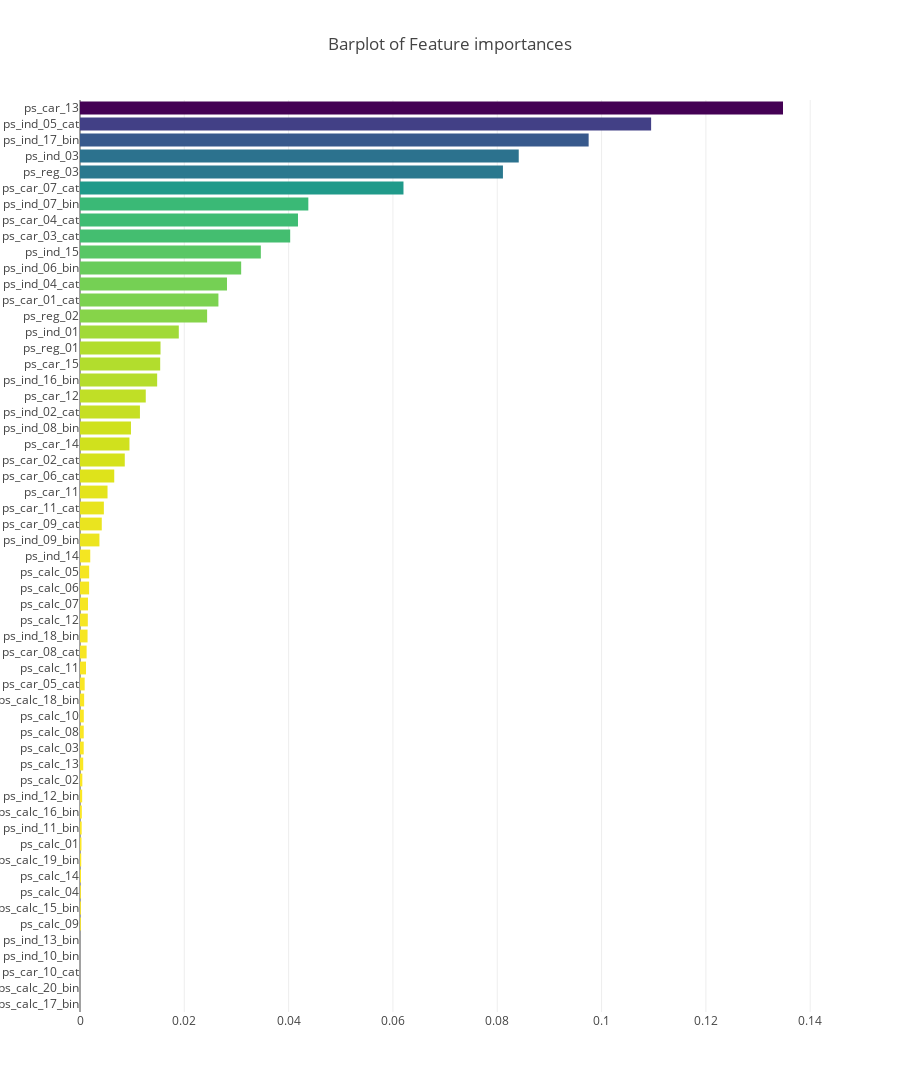

The notebook cell this image was saved under:
### Code cell
x, y = (list(x) for x in zip(*sorted(zip(gb.feature_importances_, features), 
                                                            reverse  =  False)))
trace2 = go.Bar(
    x = x ,
    y = y,
    marker = dict(
        color = x,
        colorscale = 'Viridis',
        reversescale = True
    ),
    name = 'Gradient Boosting Classifer Feature importance',
    orientation = 'h',
)

layout = dict(
    title = 'Barplot of Feature importances',
     width = 900, height = 2000,
    yaxis = dict(
        showgrid = False,
        showline = False,
        showticklabels = True,
    ))

fig1 = go.Figure(data = [trace2])
fig1['layout'].update(layout)
py.iplot(fig1, filename = 'plots')

### Figure 1 — Plotly figure (JSON) as saved in the notebook; plotly's stock layout.template omitted (floating-point values rounded to 4 significant figures)
{"data": [{"marker": {"color": [0, 0, 0, 0, 0, 0.0001617, 0.000162, 0.0001654, 0.0001913, 0.0002346, 0.000286, 0.0003235, 0.0003524, 0.0004158, 0.0004461, 0.0006197, 0.0007148, 0.0007188, 0.0007279, 0.0007964, 0.0008965, 0.00115, 0.001271, 0.00145, 0.0015, 0.001539, 0.001749, 0.00176, 0.001965, 0.003726, 0.004174, 0.004577, 0.005278, 0.006565, 0.008584, 0.009484, 0.009773, 0.01149, 0.01261, 0.01479, 0.01537, 0.01544, 0.01894, 0.02437, 0.02654, 0.02818, 0.0309, 0.03467, 0.0403, 0.0418, 0.04378, 0.06202, 0.08109, 0.08412, 0.09752, 0.1095, 0.1348], "colorscale": "Viridis", "reversescale": true}, "name": "Gradient Boosting Classifer Feature importance", "orientation": "h", "type": "bar", "uid": "347c8ab3-481d-4c6f-8f50-b9cce92ef3a6", "x": [0, 0, 0, 0, 0, 0.0001617, 0.000162, 0.0001654, 0.0001913, 0.0002346, 0.000286, 0.0003235, 0.0003524, 0.0004158, 0.0004461, 0.0006197, 0.0007148, 0.0007188, 0.0007279, 0.0007964, 0.0008965, 0.00115, 0.001271, 0.00145, 0.0015, 0.001539, 0.001749, 0.00176, 0.001965, 0.003726, 0.004174, 0.004577, 0.005278, 0.006565, 0.008584, 0.009484, 0.009773, 0.01149, 0.01261, 0.01479, 0.01537, 0.01544, 0.01894, 0.02437, 0.02654, 0.02818, 0.0309, 0.03467, 0.0403, 0.0418, 0.04378, 0.06202, 0.08109, 0.08412, 0.09752, 0.1095, 0.1348], "y": ["ps_calc_17_bin", "ps_calc_20_bin", "ps_car_10_cat", "ps_ind_10_bin", "ps_ind_13_bin", "ps_calc_09", "ps_calc_15_bin", "ps_calc_04", "ps_calc_14", "ps_calc_19_bin", "ps_calc_01", "ps_ind_11_bin", "ps_calc_16_bin", "ps_ind_12_bin", "ps_calc_02", "ps_calc_13", "ps_calc_03", "ps_calc_08", "ps_calc_10", "ps_calc_18_bin", "ps_car_05_cat", "ps_calc_11", "ps_car_08_cat", "ps_ind_18_bin", "ps_calc_12", "ps_calc_07", "ps_calc_06", "ps_calc_05", "ps_ind_14", "ps_ind_09_bin", "ps_car_09_cat", "ps_car_11_cat", "ps_car_11", "ps_car_06_cat", "ps_car_02_cat", "ps_car_14", "ps_ind_08_bin", "ps_ind_02_cat", "ps_car_12", "ps_ind_16_bin", "ps_car_15", "ps_reg_01", "ps_ind_01", "ps_reg_02", "ps_car_01_cat", "ps_ind_04_cat", "ps_ind_06_bin", "ps_ind_15", "ps_car_03_cat", "ps_car_04_cat", "ps_ind_07_bin", "ps_car_07_cat", "ps_reg_03", "ps_ind_03", "ps_ind_17_bin", "ps_ind_05_cat", "ps_car_13"]}], "layout": {"height": 2000, "title": {"text": "Barplot of Feature importances"}, "width": 900, "yaxis": {"showgrid": false, "showline": false, "showticklabels": true}}}
